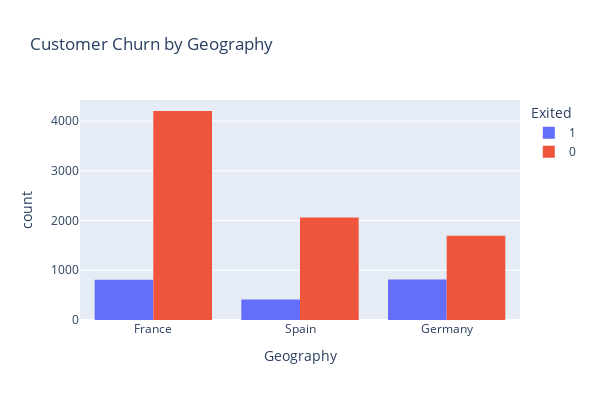

The cell this chart's notebook holds for it:
### Code cell
# create an interactive count plot for customer geography
fig = px.histogram(
    df,
    x="Geography",
    color="Exited",
    barmode="group",
    title="Customer Churn by Geography"
)

fig.update_layout(width=600, height=400)
fig.show()

### Figure 1 — Plotly figure (JSON) as saved in the notebook; plotly's stock layout.template omitted (floating-point values rounded to 4 significant figures; data arrays with more than 128 entries replaced by an {"elided": "..."} marker saying what was removed)
{"data": [{"alignmentgroup": "True", "bingroup": "x", "hovertemplate": "Exited=1<br>Geography=%{x}<br>count=%{y}<extra></extra>", "legendgroup": "1", "marker": {"color": "#636efa", "pattern": {"shape": ""}}, "name": "1", "offsetgroup": "1", "orientation": "v", "showlegend": true, "type": "histogram", "x": {"elided": "2037 str values"}, "xaxis": "x", "yaxis": "y"}, {"alignmentgroup": "True", "bingroup": "x", "hovertemplate": "Exited=0<br>Geography=%{x}<br>count=%{y}<extra></extra>", "legendgroup": "0", "marker": {"color": "#EF553B", "pattern": {"shape": ""}}, "name": "0", "offsetgroup": "0", "orientation": "v", "showlegend": true, "type": "histogram", "x": {"elided": "7960 str values"}, "xaxis": "x", "yaxis": "y"}], "layout": {"barmode": "group", "height": 400, "legend": {"title": {"text": "Exited"}, "tracegroupgap": 0}, "title": {"text": "Customer Churn by Geography"}, "width": 600, "xaxis": {"anchor": "y", "domain": [0, 1], "title": {"text": "Geography"}}, "yaxis": {"anchor": "x", "domain": [0, 1], "title": {"text": "count"}}}}
